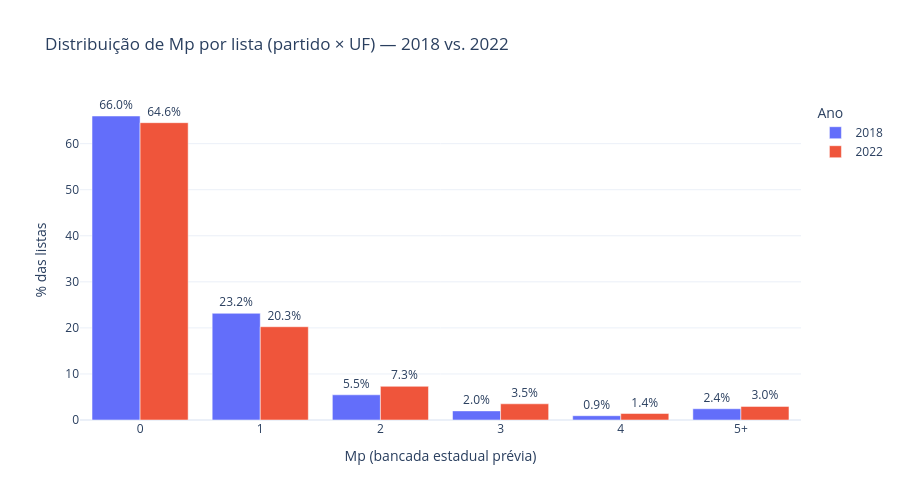

The cell this chart's notebook holds for it:
### Code cell
def faixa_mp(mp):
    return str(mp) if mp <= 4 else "5+"

listas_mp = listas_mp.copy()
listas_mp["Mp_faixa"] = listas_mp["Mp"].apply(faixa_mp)
ordem_faixa = ["0", "1", "2", "3", "4", "5+"]

freq = (
    listas_mp.groupby(["ano_eleicao", "Mp_faixa"], observed=True)
    .size().reset_index(name="n_listas")
)
freq["Mp_faixa"] = pd.Categorical(freq["Mp_faixa"], categories=ordem_faixa, ordered=True)
freq = freq.sort_values(["ano_eleicao", "Mp_faixa"])
freq["pct"] = freq["n_listas"] / freq.groupby("ano_eleicao")["n_listas"].transform("sum") * 100

fig = px.bar(
    freq, x="Mp_faixa", y="pct", color="ano_eleicao", barmode="group",
    text=freq["pct"].round(1).astype(str) + "%",
    category_orders={"Mp_faixa": ordem_faixa},
    labels={"Mp_faixa": "Mp (bancada estadual prévia)", "pct": "% das listas", "ano_eleicao": "Ano"},
    title="Distribuição de Mp por lista (partido × UF) — 2018 vs. 2022",
)
fig.update_traces(textposition="outside")
fig.update_layout(template="plotly_white", width=900, height=500)
fig.show()

### Figure 1 — Plotly figure (JSON) as saved in the notebook; plotly's stock layout.template omitted (floating-point values rounded to 4 significant figures)
{"data": [{"alignmentgroup": "True", "hovertemplate": "Ano=2018<br>Mp (bancada estadual prévia)=%{x}<br>% das listas=%{y}<br>text=%{text}<extra></extra>", "legendgroup": "2018", "marker": {"color": "#636efa", "pattern": {"shape": ""}}, "name": "2018", "offsetgroup": "2018", "orientation": "v", "showlegend": true, "text": ["66.0%", "23.2%", "5.5%", "2.0%", "0.9%", "2.4%"], "textposition": "outside", "type": "bar", "x": ["0", "1", "2", "3", "4", "5+"], "xaxis": "x", "y": [66.01, 23.17, 5.471, 1.979, 0.9313, 2.445], "yaxis": "y"}, {"alignmentgroup": "True", "hovertemplate": "Ano=2022<br>Mp (bancada estadual prévia)=%{x}<br>% das listas=%{y}<br>text=%{text}<extra></extra>", "legendgroup": "2022", "marker": {"color": "#EF553B", "pattern": {"shape": ""}}, "name": "2022", "offsetgroup": "2022", "orientation": "v", "showlegend": true, "text": ["64.6%", "20.3%", "7.3%", "3.5%", "1.4%", "3.0%"], "textposition": "outside", "type": "bar", "x": ["0", "1", "2", "3", "4", "5+"], "xaxis": "x", "y": [64.56, 20.25, 7.314, 3.516, 1.406, 2.954], "yaxis": "y"}], "layout": {"barmode": "group", "height": 500, "legend": {"title": {"text": "Ano"}, "tracegroupgap": 0}, "title": {"text": "Distribuição de Mp por lista (partido × UF) — 2018 vs. 2022"}, "width": 900, "xaxis": {"anchor": "y", "categoryarray": ["0", "1", "2", "3", "4", "5+"], "categoryorder": "array", "domain": [0.0, 1.0], "title": {"text": "Mp (bancada estadual prévia)"}}, "yaxis": {"anchor": "x", "domain": [0.0, 1.0], "title": {"text": "% das listas"}}}}
